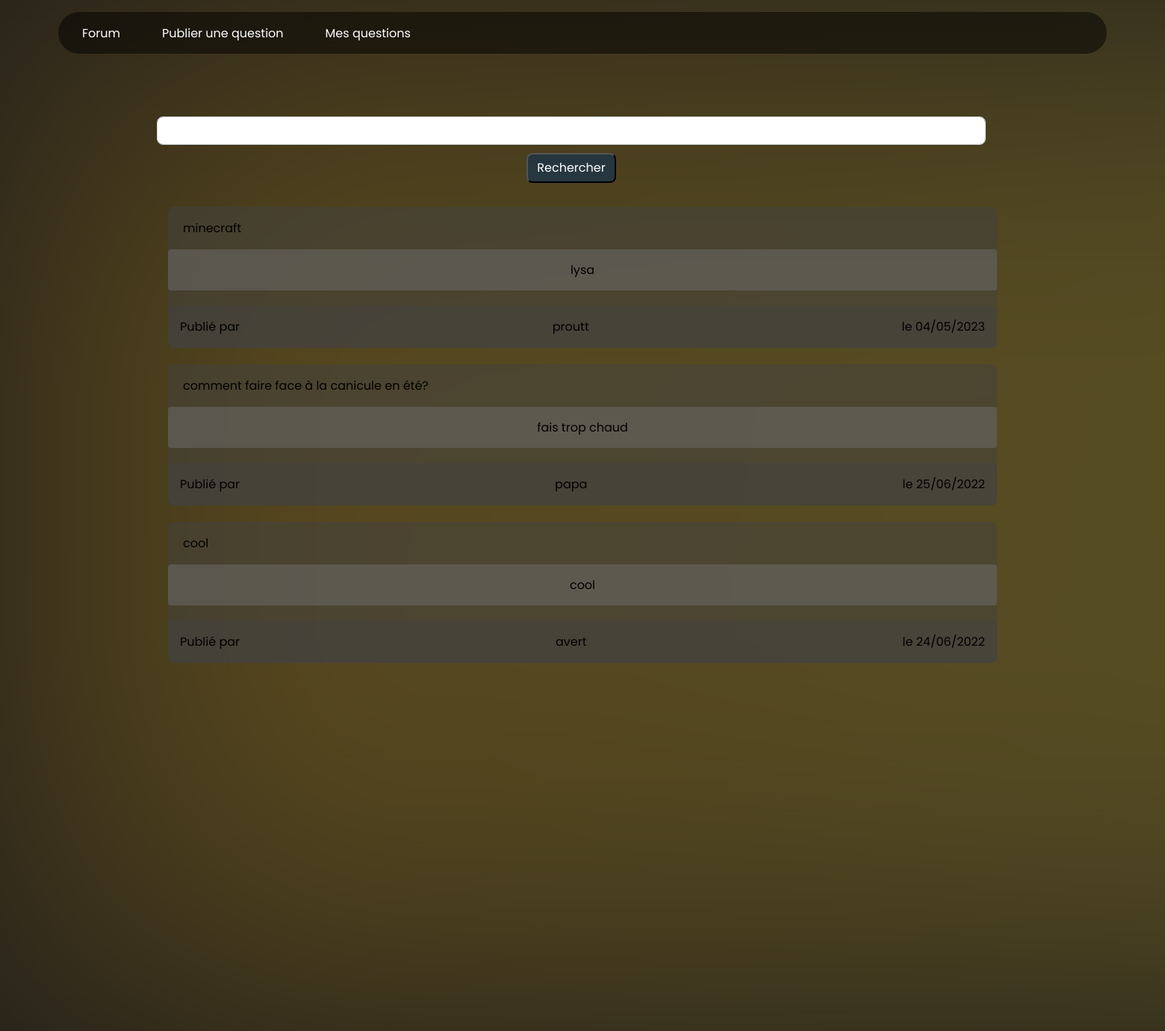
The page /Cours/Forum/index.php on the database its author committed.
### tables this page shows
CREATE TABLE `questions` (
  `id` int(10) UNSIGNED NOT NULL,
  `titre` text NOT NULL,
  `contenu` text NOT NULL,
  `id_auteur` int(11) NOT NULL,
  `pseudo_auteur` varchar(255) NOT NULL,
  `description` text NOT NULL,
  `date_publication` text NOT NULL
);

### Cours/Forum/actions/questions/showAllQuestionsAction.php (called while the page is built, shortened)
<?php
$bdd = connectDB();
$getAllQuestions = $bdd->query('SELECT id, id_auteur, titre, description, pseudo_auteur, date_publication FROM questions ORDER BY id DESC LIMIT 0,5');

### Cours/Forum/index.php (the view, shortened to what this page needs)
<?php
    require('actions/questions/showAllQuestionsAction.php');
?>
<!DOCTYPE html>
<html lang="en">
    <head>
        <link rel="stylesheet" href="includes/css/index-style.css" />
    </head>
    <body>
        <main>
            <?php include 'includes/navbar.php';?>
            <div class="index-bg"></div>
            <div class="container">
                <form method="GET">
                    <div class="form-group row">
                        <input type="search" name="search" class="search-input">
                        <button class="search-button" type="submit">Rechercher</button>
                    </div>
                </form>
                <?php while($question = $getAllQuestions->fetch()): ?>
                    <div class="card">
                        <div class="card-header question-header">
                            <a href="article.php?id=<?= $question['id']; ?>">
                                <?= $question['titre']; ?>
                            </a>
                        </div>
                        <div class="card-body question-body">
                            <?= $question['description']; ?>
                        </div>
                        <div class="card-footer question-footer">
                            Publié par
                            <a href="profile.php?id=<?= $question['id_auteur']; ?>">
                                <?= $question['pseudo_auteur']; ?>
                            </a> le <?= $question['date_publication']; ?>
                        </div>
                    </div>
                <?php endwhile; ?>
            </div>
        </main>
    </body>
</html>

### Cours/Forum/includes/navbar.php (shortened to what this page needs)
<link rel="stylesheet" href="includes/css/components.css" />
<link rel="stylesheet" href="includes/css/header.css" />
<div class="header-wrapper">
    <div class="header">
        <div class="header-left">
            <div class="header-tab" onclick="window.location.href=''">
                <a lang-id="hed_dash" dashboard>Forum</a>
            </div>
            <div class="header-tab" onclick="window.location.href='publish-question.php'">
                <a lang-id="hed_qna">Publier une question</a>
            </div>
            <div class="header-tab" onclick="window.location.href='my-questions.php'">
                <a>Mes questions</a>
            </div>
        </div>
    </div>
</div>

### Cours/Forum/includes/css/index-style.css (style rules this page uses)
body { margin: 0; padding: 0; overflow-x: hidden; }
.index-bg { position: absolute; width: 2600px; height: 1381px; top: 0; background: linear-gradient(97.27deg, #dbaa23 8.3%, #ddce44 90%); opacity: 0.3; filter: blur(200px); z-index: -1; }
.container { position: relative; width: 100%; padding-right: 15px; padding-left: 15px; margin-top: 10%; margin-right: auto; margin-left: auto; justify-content: center; align-items: center; text-align: center; }
@media (min-width: 576px) { .container { max-width: 540px; } }
@media (min-width: 768px) { .container { max-width: 720px; } }
@media (min-width: 992px) { .container { max-width: 960px; } }
@media (min-width: 1200px) { .container { max-width: 1140px; } }
.form-group { margin-bottom: 2rem; }
.row { display: flex; flex-wrap: wrap; margin-right: -15px; margin-left: -15px; }
.search-input { display: block; margin-bottom: 1%; width: 100%; padding: 0.375rem 0.75rem; font-size: 1rem; line-height: 1.5; color: #495057; background-color: #fff; background-clip: padding-box; border: 1px solid #ced4da; border-radius: 0.5rem; transition: border-color 0.15s ease-in-out, box-shadow 0.15s ease-in-out; }
.search-button { background-color: #022f5f81; color: #fff; border-radius: 0.5rem; padding: 0.375rem 0.75rem; font-size: 1rem; line-height: 1.5; cursor: pointer; }
.card { position: relative; display: flex; flex-direction: column; min-width: 0; word-wrap: break-word; background-color: rgba(66, 66, 66, 0.5); background-clip: border-box; border-radius: 0.5rem; margin-bottom: 2%; }
.question-header { display: flex; flex-direction: column; align-items: flex-start; padding: 1rem 1.25rem; }
.question-header a { color: var(--text-color); text-decoration: none; }
.question-body { padding: 15px; margin-bottom: 20px; background-color: rgba(110, 110, 110, 0.5); border-radius: 4px; }
.question-footer { display: flex; justify-content: space-between; align-items: center; padding: 1rem; background-color: rgba(66, 66, 66, 0.5); border-radius: 0.5rem; }
.question-footer a { color: var(--text-color); text-decoration: none; }

### Cours/Forum/includes/css/components.css (style rules this page uses)
:root { --transition: cubic-bezier(0.075, 0.8, 0.165, 1); --main-gradient: linear-gradient(100deg, #e93d57 10%, #a423ba 100%); --second-gradient: linear-gradient(100deg, #f7c23b 0%, #e93d57 50%, #a423ba 100%); --blue-gradient: linear-gradient(145deg, rgba(150,235,255,1) 0%, rgba(50,100,220,1) 80%, rgba(35,75,190,1) 100%); --gold-gradient: linear-gradient(100deg, #fce16a 0%, #b38d35 100%); --black: #1c1a1a; --yellow: #f7c23b; --red: #e93d57; --purple: #a423ba; --background-opacity: .9; }
* { font-family: 'Poppins'; box-sizing: border-box; }
body { transition: all 0.5s cubic-bezier(0.075, 0.8, 0.165, 1); background-color: #1C1A1A; color: white; margin: 0; padding: 0; overflow-x: hidden; overflow-y: auto; }
.row { display: flex; flex-direction: row; align-items: center; justify-content: center; width: 100%; height: fit-content; }

### Cours/Forum/includes/css/header.css (style rules this page uses)
* { box-sizing: border-box; transition: all 1.5s cubic-bezier(0.075, 0.8, 0.165, 1); --main-gradient: linear-gradient(100deg, #e93d57 10%, #a423ba 100%); --second-gradient: linear-gradient(100deg, #f7c23b 0%, #e93d57 50%, #a423ba 100%); --black: #1c1a1a; --yellow: #f7c23b; --red: #e93d57; --purple: #a423ba; }
.header-wrapper { display: flex; flex-direction: row; width: 100%; height: fit-content; overflow: hidden; align-items: center; justify-content: center; }
.header { height: 3.5em; width: 90%; margin-top: 2vh; padding-left: 1em; padding-right: clamp(.4em, -1.25vw, .75em); display: flex; align-items: center; position: fixed; top: 0; z-index: 999; background: rgba(0, 0, 0, .5); backdrop-filter: blur(15px); border: none; border-radius: 100px; }
.header-left { display: flex; align-items: center; gap: clamp(.5em, 2vw, 1.25em); }
.header-tab { display: flex; flex-direction: row; align-items: center; justify-content: center; width: fit-content; height: 2.5em; gap: .5em; padding: 0 clamp(.5em, 2vw, 1.25em) 0 clamp(.25em, 2vw, 1em); }
.header a { height: fit-content; width: fit-content; font-style: medium; white-space: nowrap; color: white; font-size: clamp(.75em, 1.5vw, 1em); text-decoration: none; text-align: center; }

### rows shown on the page
questions: titre "minecraft", description "lysa", pseudo_auteur "proutt", date_publication "04/05/2023"
questions: titre "comment faire face à la canicule en été?", description "fais trop chaud", pseudo_auteur "papa", date_publication "25/06/2022"
questions: titre "cool", description "cool", pseudo_auteur "avert", date_publication "24/06/2022"
